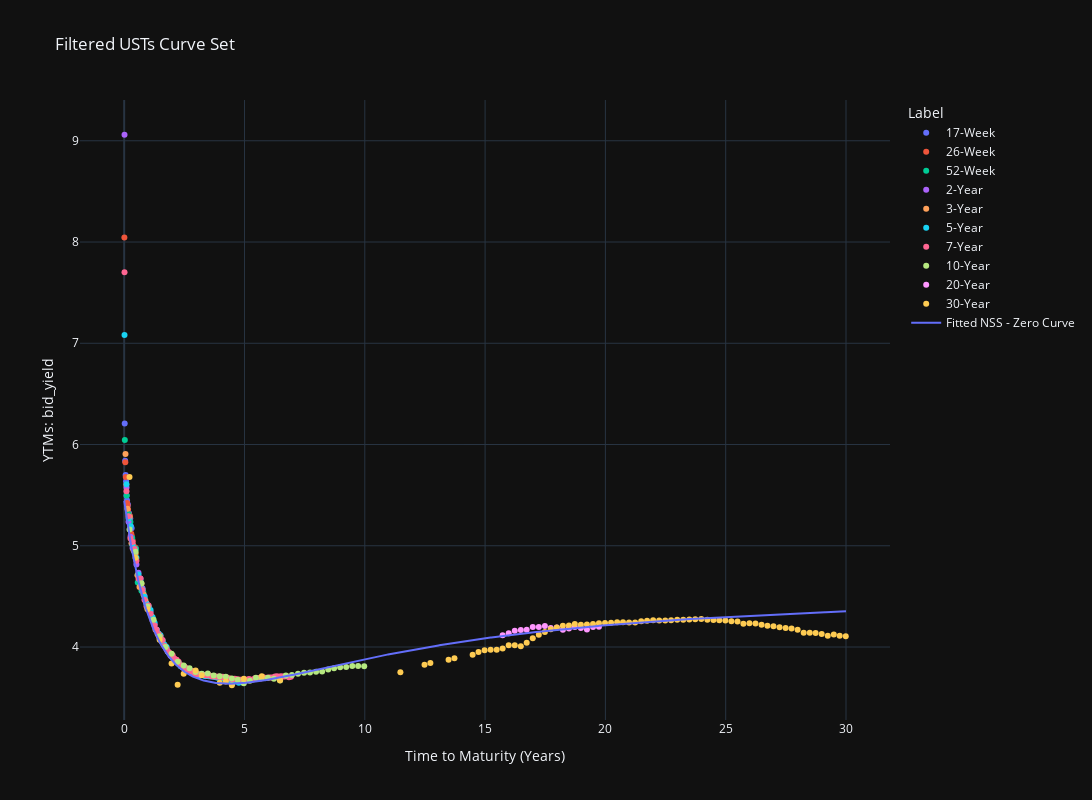

Notebook cell for this chart:
### Code cell
fig = px.scatter(
    curve_set_df,
    x="time_to_maturity",
    y=f"{quote_type}_yield",
    color="original_security_term",
    hover_data=["label"],
    labels={"time_to_maturity": "Time to Maturity (Years)", "yield": "Yield (%)"},
    title="Filtered USTs Curve Set"
)

# fig.add_trace(
#     go.Scatter(
#         x=t2, y=fitted_zero_curve_func_ns(t2), mode="lines", name="Nelson-Siegel"
#     )
# )
# fig.add_trace(
#     go.Scatter(
#         x=t2, y=fitted_zero_curve_func_nss(t2), mode="lines", name="Svensson"
#     )
# )
# fig.add_trace(
#     go.Scatter(
#         x=t2, y=fitted_zero_curve_func_dl(t2), mode="lines", name="Diebold-Li"
#     )
# )
# fig.add_trace(
#     go.Scatter(
#         x=t2, y=fitted_zero_curve_func_bc(t2), mode="lines", name="Björk-Christensen"
#     )
# )
# fig.add_trace(
#     go.Scatter(
#         x=t2, y=fitted_zero_curve_func_aug_bc(t2), mode="lines", name="Augmented Björk-Christensen"
#     )
# )
fig.add_trace(
    go.Scatter(
        x=t2, y=fitted_zero_curve_dict["ql_f_nss"]["scipy_interp_func"](t2), mode="lines", name="Fitted NSS - Zero Curve"
    )
)

fig.update_layout(
    legend_title_text='Label',
    xaxis_title="Time to Maturity (Years)",
    yaxis_title=f"YTMs: {quote_type}_yield",
    width=1600,
    height=800,
    template="plotly_dark",
)

fig.update_xaxes(
    showgrid=True,
    showspikes=True,
    spikecolor="white",
    spikesnap="cursor",
    spikemode="across",
)
fig.update_yaxes(showgrid=True, showspikes=True, spikecolor="white", spikethickness=1)
fig.show()

### Figure 1 — Plotly figure (JSON) as saved in the notebook; plotly's stock layout.template omitted (floating-point values rounded to 4 significant figures; data arrays with more than 128 entries replaced by an {"elided": "..."} marker saying what was removed)
{"data": [{"customdata": [["Aug 24s, 17-Week"], ["Sep 24s, 17-Week"], ["Sep 24s, 17-Week"], ["Sep 24s, 17-Week"], ["Sep 24s, 17-Week"], ["Oct 24s, 17-Week"], ["Oct 24s, 17-Week"], ["Oct 24s, 17-Week"], ["Oct 24s, 17-Week"], ["Oct 24s, 17-Week"], ["Nov 24s, 17-Week"], ["Nov 24s, 17-Week"], ["Nov 24s, 17-Week"], ["Nov 24s, 17-Week"], ["Dec 24s, 17-Week"], ["Dec 24s, 17-Week"], ["Dec 24s, 17-Week"]], "hovertemplate": "original_security_term=17-Week<br>Time to Maturity (Years)=%{x}<br>bid_yield=%{y}<br>label=%{customdata[0]}<extra></extra>", "legendgroup": "17-Week", "marker": {"color": "#636efa", "symbol": "circle"}, "mode": "markers", "name": "17-Week", "orientation": "v", "showlegend": true, "type": "scatter", "x": [0.00274, 0.02192, 0.0411, 0.06027, 0.07945, 0.09863, 0.1178, 0.137, 0.1562, 0.1753, 0.1945, 0.2137, 0.2329, 0.2521, 0.2712, 0.2904, 0.3096], "xaxis": "x", "y": [null, 6.208, 5.84, 5.7, 5.637, 5.494, 5.45, 5.413, 5.402, 5.33, 5.321, 5.306, 5.282, 5.269, 5.196, 5.184, 5.173], "yaxis": "y"}, {"customdata": [["Aug 24s, 26-Week"], ["Sep 24s, 26-Week"], ["Sep 24s, 26-Week"], ["Sep 24s, 26-Week"], ["Oct 24s, 26-Week"], ["Oct 24s, 26-Week"], ["Oct 24s, 26-Week"], ["Nov 24s, 26-Week"], ["Nov 24s, 26-Week"], ["Nov 24s, 26-Week"], ["Dec 24s, 26-Week"], ["Dec 24s, 26-Week"], ["Dec 24s, 26-Week"], ["Jan 25s, 26-Week"], ["Jan 25s, 26-Week"], ["Jan 25s, 26-Week"], ["Jan 25s, 26-Week"], ["Feb 25s, 26-Week"], ["Feb 25s, 26-Week"]], "hovertemplate": "original_security_term=26-Week<br>Time to Maturity (Years)=%{x}<br>bid_yield=%{y}<br>label=%{customdata[0]}<extra></extra>", "legendgroup": "26-Week", "marker": {"color": "#EF553B", "symbol": "circle"}, "mode": "markers", "name": "26-Week", "orientation": "v", "showlegend": true, "type": "scatter", "x": [0.008219, 0.04658, 0.06575, 0.08493, 0.1233, 0.1425, 0.1616, 0.2, 0.2192, 0.2384, 0.2767, 0.2959, 0.3151, 0.3534, 0.3726, 0.3918, 0.4301, 0.4493, 0.4685], "xaxis": "x", "y": [8.046, 5.825, 5.678, 5.603, 5.423, 5.399, 5.357, 5.309, 5.295, 5.292, 5.11, 5.12, 5.098, 5.051, 5.008, 4.998, 4.956, 4.979, 4.98], "yaxis": "y"}, {"customdata": [["Sep 24s, 52-Week"], ["Oct 24s, 52-Week"], ["Oct 24s, 52-Week"], ["Nov 24s, 52-Week"], ["Dec 24s, 52-Week"], ["Jan 25s, 52-Week"], ["Feb 25s, 52-Week"], ["Mar 25s, 52-Week"], ["Apr 25s, 52-Week"], ["May 25s, 52-Week"], ["Jun 25s, 52-Week"], ["Jul 25s, 52-Week"], ["Aug 25s, 52-Week"]], "hovertemplate": "original_security_term=52-Week<br>Time to Maturity (Years)=%{x}<br>bid_yield=%{y}<br>label=%{customdata[0]}<extra></extra>", "legendgroup": "52-Week", "marker": {"color": "#00cc96", "symbol": "circle"}, "mode": "markers", "name": "52-Week", "orientation": "v", "showlegend": true, "type": "scatter", "x": [0.0274, 0.1041, 0.1808, 0.2603, 0.3342, 0.411, 0.4877, 0.5644, 0.6411, 0.7178, 0.7945, 0.8712, 0.9479], "xaxis": "x", "y": [6.046, 5.498, 5.314, 5.236, 5.076, 4.945, 4.97, 4.637, 4.623, 4.556, 4.542, 4.471, 4.416], "yaxis": "y"}, {"customdata": [["Aug 24s, 2-Year"], ["Sep 24s, 2-Year"], ["Oct 24s, 2-Year"], ["Nov 24s, 2-Year"], ["Dec 24s, 2-Year"], ["Jan 25s, 2-Year"], ["Feb 25s, 2-Year"], ["Mar 25s, 2-Year"], ["Apr 25s, 2-Year"], ["May 25s, 2-Year"], ["Jun 25s, 2-Year"], ["Jul 25s, 2-Year"], ["Aug 25s, 2-Year"], ["Sep 25s, 2-Year"], ["Oct 25s, 2-Year"], ["Nov 25s, 2-Year"], ["Dec 25s, 2-Year"], ["Jan 26s, 2-Year"], ["Feb 26s, 2-Year"], ["Mar 26s, 2-Year"], ["Apr 26s, 2-Year"], ["May 26s, 2-Year"], ["Jun 26s, 2-Year"], ["Jul 26s, 2-Year"]], "hovertemplate": "original_security_term=2-Year<br>Time to Maturity (Years)=%{x}<br>bid_yield=%{y}<br>label=%{customdata[0]}<extra></extra>", "legendgroup": "2-Year", "marker": {"color": "#ab63fa", "symbol": "circle"}, "mode": "markers", "name": "2-Year", "orientation": "v", "showlegend": true, "type": "scatter", "x": [0.0137, 0.09589, 0.1808, 0.263, 0.3479, 0.4329, 0.5096, 0.5945, 0.6767, 0.7616, 0.8438, 0.9288, 1.014, 1.096, 1.181, 1.263, 1.348, 1.433, 1.51, 1.595, 1.677, 1.762, 1.844, 1.929], "xaxis": "x", "y": [9.06, 5.577, 5.238, 5.089, 4.979, 4.942, 4.816, 4.734, 4.676, 4.581, 4.503, 4.433, 4.392, 4.345, 4.279, 4.226, 4.174, 4.111, 4.084, 4.048, 4.014, 3.98, 3.947, 3.915], "yaxis": "y"}, {"customdata": [["Sep 24s, 3-Year"], ["Oct 24s, 3-Year"], ["Nov 24s, 3-Year"], ["Dec 24s, 3-Year"], ["Jan 25s, 3-Year"], ["Feb 25s, 3-Year"], ["Mar 25s, 3-Year"], ["Apr 25s, 3-Year"], ["May 25s, 3-Year"], ["Jun 25s, 3-Year"], ["Jul 25s, 3-Year"], ["Aug 25s, 3-Year"], ["Sep 25s, 3-Year"], ["Oct 25s, 3-Year"], ["Nov 25s, 3-Year"], ["Dec 25s, 3-Year"], ["Jan 26s, 3-Year"], ["Feb 26s, 3-Year"], ["Mar 26s, 3-Year"], ["Apr 26s, 3-Year"], ["May 26s, 3-Year"], ["Jun 26s, 3-Year"], ["Jul 26s, 3-Year"], ["Aug 26s, 3-Year"], ["Sep 26s, 3-Year"], ["Oct 26s, 3-Year"], ["Nov 26s, 3-Year"], ["Dec 26s, 3-Year"], ["Jan 27s, 3-Year"], ["Feb 27s, 3-Year"], ["Mar 27s, 3-Year"], ["Apr 27s, 3-Year"], ["May 27s, 3-Year"], ["Jun 27s, 3-Year"], ["Jul 27s, 3-Year"], ["Aug 27s, 3-Year"]], "hovertemplate": "original_security_term=3-Year<br>Time to Maturity (Years)=%{x}<br>bid_yield=%{y}<br>label=%{customdata[0]}<extra></extra>", "legendgroup": "3-Year", "marker": {"color": "#FFA15A", "symbol": "circle"}, "mode": "markers", "name": "3-Year", "orientation": "v", "showlegend": true, "type": "scatter", "x": [0.05479, 0.137, 0.2219, 0.3041, 0.389, 0.474, 0.5507, 0.6356, 0.7178, 0.8027, 0.8849, 0.9699, 1.055, 1.137, 1.222, 1.304, 1.389, 1.474, 1.551, 1.636, 1.718, 1.803, 1.885, 1.97, 2.055, 2.137, 2.222, 2.304, 2.389, 2.474, 2.551, 2.636, 2.718, 2.803, 2.885, 2.97], "xaxis": "x", "y": [5.906, 5.366, 5.285, 5.025, 4.956, 4.921, 4.709, 4.593, 4.626, 4.518, 4.456, 4.391, 4.359, 4.303, 4.256, 4.171, 4.131, 4.088, 4.057, 4.027, 4.003, 3.959, 3.942, 3.908, 3.888, 3.868, 3.851, 3.829, 3.819, 3.803, 3.77, 3.781, 3.766, 3.746, 3.739, 3.727], "yaxis": "y"}, {"customdata": [["Aug 24s, 5-Year"], ["Sep 24s, 5-Year"], ["Oct 24s, 5-Year"], ["Nov 24s, 5-Year"], ["Dec 24s, 5-Year"], ["Jan 25s, 5-Year"], ["Feb 25s, 5-Year"], ["Mar 25s, 5-Year"], ["Apr 25s, 5-Year"], ["May 25s, 5-Year"], ["Jun 25s, 5-Year"], ["Jul 25s, 5-Year"], ["Aug 25s, 5-Year"], ["Sep 25s, 5-Year"], ["Oct 25s, 5-Year"], ["Nov 25s, 5-Year"], ["Dec 25s, 5-Year"], ["Jan 26s, 5-Year"], ["Feb 26s, 5-Year"], ["Mar 26s, 5-Year"], ["Apr 26s, 5-Year"], ["May 26s, 5-Year"], ["Jun 26s, 5-Year"], ["Jul 26s, 5-Year"], ["Aug 26s, 5-Year"], ["Sep 26s, 5-Year"], ["Oct 26s, 5-Year"], ["Nov 26s, 5-Year"], ["Dec 26s, 5-Year"], ["Feb 27s, 5-Year"], ["Mar 27s, 5-Year"], ["Apr 27s, 5-Year"], ["May 27s, 5-Year"], ["Jun 27s, 5-Year"], ["Jul 27s, 5-Year"], ["Aug 27s, 5-Year"], ["Sep 27s, 5-Year"], ["Oct 27s, 5-Year"], ["Nov 27s, 5-Year"], ["Dec 27s, 5-Year"], ["Jan 28s, 5-Year"], ["Feb 28s, 5-Year"], ["Mar 28s, 5-Year"], ["Apr 28s, 5-Year"], ["May 28s, 5-Year"], ["Jun 28s, 5-Year"], ["Jul 28s, 5-Year"], ["Aug 28s, 5-Year"], ["Sep 28s, 5-Year"], ["Oct 28s, 5-Year"], ["Nov 28s, 5-Year"], ["Dec 28s, 5-Year"], ["Jan 29s, 5-Year"], ["Feb 29s, 5-Year"], ["Mar 29s, 5-Year"], ["Apr 29s, 5-Year"], ["May 29s, 5-Year"], ["Jun 29s, 5-Year"], ["Jul 29s, 5-Year"]], "hovertemplate": "original_security_term=5-Year<br>Time to Maturity (Years)=%{x}<br>bid_yield=%{y}<br>label=%{customdata[0]}<extra></extra>", "legendgroup": "5-Year", "marker": {"color": "#19d3f3", "symbol": "circle"}, "mode": "markers", "name": "5-Year", "orientation": "v", "showlegend": true, "type": "scatter", "x": [0.0137, 0.09589, 0.1808, 0.263, 0.3479, 0.4329, 0.5096, 0.5945, 0.6767, 0.7616, 0.8438, 0.9288, 1.014, 1.096, 1.181, 1.263, 1.348, 1.433, 1.51, 1.595, 1.677, 1.762, 1.844, 1.929, 2.014, 2.096, 2.181, 2.263, 2.348, 2.51, 2.595, 2.677, 2.762, 2.844, 2.929, 3.014, 3.096, 3.181, 3.263, 3.348, 3.433, 3.512, 3.597, 3.679, 3.764, 3.847, 3.932, 4.016, 4.099, 4.184, 4.266, 4.351, 4.436, 4.512, 4.597, 4.679, 4.764, 4.847, 4.932], "xaxis": "x", "y": [7.082, 5.609, 5.269, 5.193, 5.005, 4.969, 4.882, 4.716, 4.656, 4.567, 4.496, 4.425, 4.403, 4.365, 4.295, 4.24, 4.171, 4.134, 4.117, 4.064, 4.022, 3.999, 3.947, 3.923, 3.897, 3.872, 3.859, 3.845, 3.811, 3.803, 3.763, 3.765, 3.767, 3.74, 3.75, 3.734, 3.714, 3.724, 3.73, 3.713, 3.715, 3.712, 3.709, 3.71, 3.705, 3.7, 3.693, 3.698, 3.695, 3.685, 3.678, 3.678, 3.668, 3.651, 3.662, 3.663, 3.648, 3.66, 3.65], "yaxis": "y"}, {"customdata": [["Aug 24s, 7-Year"], ["Sep 24s, 7-Year"], ["Oct 24s, 7-Year"], ["Nov 24s, 7-Year"], ["Dec 24s, 7-Year"], ["Jan 25s, 7-Year"], ["Feb 25s, 7-Year"], ["Mar 25s, 7-Year"], ["Apr 25s, 7-Year"], ["May 25s, 7-Year"], ["Jun 25s, 7-Year"], ["Jul 25s, 7-Year"], ["Aug 25s, 7-Year"], ["Sep 25s, 7-Year"], ["Oct 25s, 7-Year"], ["Nov 25s, 7-Year"], ["Dec 25s, 7-Year"], ["Jan 26s, 7-Year"], ["Feb 26s, 7-Year"], ["Mar 26s, 7-Year"], ["Apr 26s, 7-Year"], ["May 26s, 7-Year"], ["Jun 26s, 7-Year"], ["Jul 26s, 7-Year"], ["Aug 26s, 7-Year"], ["Sep 26s, 7-Year"], ["Oct 26s, 7-Year"], ["Nov 26s, 7-Year"], ["Dec 26s, 7-Year"], ["Jan 27s, 7-Year"], ["Feb 27s, 7-Year"], ["Mar 27s, 7-Year"], ["Apr 27s, 7-Year"], ["May 27s, 7-Year"], ["Jun 27s, 7-Year"], ["Jul 27s, 7-Year"], ["Aug 27s, 7-Year"], ["Sep 27s, 7-Year"], ["Oct 27s, 7-Year"], ["Nov 27s, 7-Year"], ["Dec 27s, 7-Year"], ["Jan 28s, 7-Year"], ["Feb 28s, 7-Year"], ["Mar 28s, 7-Year"], ["Apr 28s, 7-Year"], ["May 28s, 7-Year"], ["Jun 28s, 7-Year"], ["Jul 28s, 7-Year"], ["Aug 28s, 7-Year"], ["Sep 28s, 7-Year"], ["Oct 28s, 7-Year"], ["Nov 28s, 7-Year"], ["Dec 28s, 7-Year"], ["Jan 29s, 7-Year"], ["Feb 29s, 7-Year"], ["Mar 29s, 7-Year"], ["Apr 29s, 7-Year"], ["May 29s, 7-Year"], ["Jun 29s, 7-Year"], ["Jul 29s, 7-Year"], ["Aug 29s, 7-Year"], ["Sep 29s, 7-Year"], ["Oct 29s, 7-Year"], ["Nov 29s, 7-Year"], ["Dec 29s, 7-Year"], ["Jan 30s, 7-Year"], ["Feb 30s, 7-Year"], ["Mar 30s, 7-Year"], ["Apr 30s, 7-Year"], ["May 30s, 7-Year"], ["Jun 30s, 7-Year"], ["Jul 30s, 7-Year"], ["Aug 30s, 7-Year"], ["Sep 30s, 7-Year"], ["Oct 30s, 7-Year"], ["Nov 30s, 7-Year"], ["Dec 30s, 7-Year"], ["Jan 31s, 7-Year"], ["Feb 31s, 7-Year"], ["Mar 31s, 7-Year"], ["Apr 31s, 7-Year"], ["May 31s, 7-Year"], ["Jun 31s, 7-Year"], ["Jul 31s, 7-Year"]], "hovertemplate": "original_security_term=7-Year<br>Time to Maturity (Years)=%{x}<br>bid_yield=%{y}<br>label=%{customdata[0]}<extra></extra>", "legendgroup": "7-Year", "marker": {"color": "#FF6692", "symbol": "circle"}, "mode": "markers", "name": "7-Year", "orientation": "v", "showlegend": true, "type": "scatter", "x": [0.0137, 0.09589, 0.1808, 0.263, 0.3479, 0.4329, 0.5096, 0.5945, 0.6767, 0.7616, 0.8438, 0.9288, 1.014, 1.096, 1.181, 1.263, 1.348, 1.433, 1.51, 1.595, 1.677, 1.762, 1.844, 1.929, 2.014, 2.096, 2.181, 2.263, 2.348, 2.433, 2.51, 2.595, 2.677, 2.762, 2.844, 2.929, 3.014, 3.096, 3.181, 3.263, 3.348, 3.433, 3.512, 3.597, 3.679, 3.764, 3.847, 3.932, 4.016, 4.099, 4.184, 4.266, 4.351, 4.436, 4.512, 4.597, 4.679, 4.764, 4.847, 4.932, 5.016, 5.099, 5.184, 5.266, 5.351, 5.436, 5.512, 5.597, 5.679, 5.764, 5.847, 5.932, 6.016, 6.099, 6.184, 6.266, 6.351, 6.436, 6.512, 6.597, 6.679, 6.764, 6.847, 6.932], "xaxis": "x", "y": [7.702, 5.539, 5.292, 5.073, 5.037, 4.968, 4.851, 4.675, 4.677, 4.563, 4.467, 4.403, 4.411, 4.33, 4.262, 4.212, 4.17, 4.127, 4.102, 4.07, 4.009, 3.98, 3.952, 3.931, 3.92, 3.884, 3.875, 3.855, 3.818, 3.798, 3.806, 3.791, 3.771, 3.759, 3.764, 3.741, 3.732, 3.732, 3.73, 3.728, 3.724, 3.719, 3.724, 3.714, 3.708, 3.711, 3.706, 3.708, 3.704, 3.707, 3.695, 3.699, 3.692, 3.686, 3.683, 3.687, 3.681, 3.68, 3.676, 3.674, 3.676, 3.678, 3.685, 3.676, 3.679, 3.692, 3.684, 3.693, 3.69, 3.701, 3.695, 3.698, 3.698, 3.7, 3.699, 3.708, 3.71, 3.708, 3.71, 3.71, 3.708, 3.712, 3.702, 3.707], "yaxis": "y"}, {"customdata": [["Nov 24s, 10-Year"], ["Feb 25s, 10-Year"], ["May 25s, 10-Year"], ["Aug 25s, 10-Year"], ["Nov 25s, 10-Year"], ["Feb 26s, 10-Year"], ["May 26s, 10-Year"], ["Aug 26s, 10-Year"], ["Nov 26s, 10-Year"], ["Feb 27s, 10-Year"], ["May 27s, 10-Year"], ["Aug 27s, 10-Year"], ["Nov 27s, 10-Year"], ["Feb 28s, 10-Year"], ["May 28s, 10-Year"], ["Aug 28s, 10-Year"], ["Nov 28s, 10-Year"], ["Feb 29s, 10-Year"], ["May 29s, 10-Year"], ["Aug 29s, 10-Year"], ["Nov 29s, 10-Year"], ["Feb 30s, 10-Year"], ["May 30s, 10-Year"], ["Aug 30s, 10-Year"], ["Nov 30s, 10-Year"], ["Feb 31s, 10-Year"], ["May 31s, 10-Year"], ["Aug 31s, 10-Year"], ["Nov 31s, 10-Year"], ["Feb 32s, 10-Year"], ["May 32s, 10-Year"], ["Aug 32s, 10-Year"], ["Nov 32s, 10-Year"], ["Feb 33s, 10-Year"], ["May 33s, 10-Year"], ["Aug 33s, 10-Year"], ["Nov 33s, 10-Year"], ["Feb 34s, 10-Year"], ["May 34s, 10-Year"], ["Aug 34s, 10-Year"]], "hovertemplate": "original_security_term=10-Year<br>Time to Maturity (Years)=%{x}<br>bid_yield=%{y}<br>label=%{customdata[0]}<extra></extra>", "legendgroup": "10-Year", "marker": {"color": "#B6E880", "symbol": "circle"}, "mode": "markers", "name": "10-Year", "orientation": "v", "showlegend": true, "type": "scatter", "x": [0.2219, 0.474, 0.7178, 0.9699, 1.222, 1.474, 1.718, 1.97, 2.222, 2.474, 2.718, 2.97, 3.222, 3.474, 3.721, 3.973, 4.225, 4.477, 4.721, 4.973, 5.225, 5.477, 5.721, 5.973, 6.225, 6.477, 6.721, 6.973, 7.225, 7.477, 7.723, 7.975, 8.227, 8.479, 8.723, 8.975, 9.227, 9.479, 9.723, 9.975], "xaxis": "x", "y": [5.162, 4.942, 4.629, 4.4, 4.27, 4.107, 4.0, 3.932, 3.854, 3.817, 3.79, 3.754, 3.736, 3.738, 3.718, 3.712, 3.705, 3.688, 3.677, 3.643, 3.667, 3.696, 3.694, 3.696, 3.687, 3.669, 3.718, 3.724, 3.735, 3.747, 3.749, 3.756, 3.759, 3.778, 3.79, 3.8, 3.803, 3.814, 3.812, 3.81], "yaxis": "y"}, {"customdata": [["May 40s, 20-Year"], ["Aug 40s, 20-Year"], ["Nov 40s, 20-Year"], ["Feb 41s, 20-Year"], ["May 41s, 20-Year"], ["Aug 41s, 20-Year"], ["Nov 41s, 20-Year"], ["Feb 42s, 20-Year"], ["May 42s, 20-Year"], ["Aug 42s, 20-Year"], ["Nov 42s, 20-Year"], ["Feb 43s, 20-Year"], ["May 43s, 20-Year"], ["Aug 43s, 20-Year"], ["Nov 43s, 20-Year"], ["Feb 44s, 20-Year"], ["May 44s, 20-Year"]], "hovertemplate": "original_security_term=20-Year<br>Time to Maturity (Years)=%{x}<br>bid_yield=%{y}<br>label=%{customdata[0]}<extra></extra>", "legendgroup": "20-Year", "marker": {"color": "#FF97FF", "symbol": "circle"}, "mode": "markers", "name": "20-Year", "orientation": "v", "showlegend": true, "type": "scatter", "x": [15.73, 15.98, 16.23, 16.48, 16.73, 16.98, 17.23, 17.48, 17.73, 17.98, 18.23, 18.48, 18.73, 18.98, 19.23, 19.48, 19.73], "xaxis": "x", "y": [4.117, 4.136, 4.161, 4.168, 4.172, 4.198, 4.197, 4.207, 4.188, 4.193, 4.17, 4.183, 4.197, 4.187, 4.173, 4.197, 4.2], "yaxis": "y"}, {"customdata": [["Nov 24s, 30-Year"], ["Feb 25s, 30-Year"], ["Aug 25s, 30-Year"], ["Feb 26s, 30-Year"], ["Aug 26s, 30-Year"], ["Nov 26s, 30-Year"], ["Feb 27s, 30-Year"], ["Aug 27s, 30-Year"], ["Nov 27s, 30-Year"], ["Aug 28s, 30-Year"], ["Nov 28s, 30-Year"], ["Feb 29s, 30-Year"], ["Aug 29s, 30-Year"], ["May 30s, 30-Year"], ["Feb 31s, 30-Year"], ["Feb 36s, 30-Year"], ["Feb 37s, 30-Year"], ["May 37s, 30-Year"], ["Feb 38s, 30-Year"], ["May 38s, 30-Year"], ["Feb 39s, 30-Year"], ["May 39s, 30-Year"], ["Aug 39s, 30-Year"], ["Nov 39s, 30-Year"], ["Feb 40s, 30-Year"], ["May 40s, 30-Year"], ["Aug 40s, 30-Year"], ["Nov 40s, 30-Year"], ["Feb 41s, 30-Year"], ["May 41s, 30-Year"], ["Aug 41s, 30-Year"], ["Nov 41s, 30-Year"], ["Feb 42s, 30-Year"], ["May 42s, 30-Year"], ["Aug 42s, 30-Year"], ["Nov 42s, 30-Year"], ["Feb 43s, 30-Year"], ["May 43s, 30-Year"], ["Aug 43s, 30-Year"], ["Nov 43s, 30-Year"], ["Feb 44s, 30-Year"], ["May 44s, 30-Year"], ["Aug 44s, 30-Year"], ["Nov 44s, 30-Year"], ["Feb 45s, 30-Year"], ["May 45s, 30-Year"], ["Aug 45s, 30-Year"], ["Nov 45s, 30-Year"], ["Feb 46s, 30-Year"], ["May 46s, 30-Year"], ["Aug 46s, 30-Year"], ["Nov 46s, 30-Year"], ["Feb 47s, 30-Year"], ["May 47s, 30-Year"], ["Aug 47s, 30-Year"], ["Nov 47s, 30-Year"], ["Feb 48s, 30-Year"], ["May 48s, 30-Year"], ["Aug 48s, 30-Year"], ["Nov 48s, 30-Year"], ["Feb 49s, 30-Year"], ["May 49s, 30-Year"], ["Aug 49s, 30-Year"], ["Nov 49s, 30-Year"], ["Feb 50s, 30-Year"], ["May 50s, 30-Year"], ["Aug 50s, 30-Year"], ["Nov 50s, 30-Year"], ["Feb 51s, 30-Year"], ["May 51s, 30-Year"], ["Aug 51s, 30-Year"], ["Nov 51s, 30-Year"], ["Feb 52s, 30-Year"], ["May 52s, 30-Year"], ["Aug 52s, 30-Year"], ["Nov 52s, 30-Year"], ["Feb 53s, 30-Year"], ["May 53s, 30-Year"], ["Aug 53s, 30-Year"], ["Nov 53s, 30-Year"], ["Feb 54s, 30-Year"], ["May 54s, 30-Year"], ["Aug 54s, 30-Year"]], "hovertemplate": "original_security_term=30-Year<br>Time to Maturity (Years)=%{x}<br>bid_yield=%{y}<br>label=%{customdata[0]}<extra></extra>", "legendgroup": "30-Year", "marker": {"color": "#FECB52", "symbol": "circle"}, "mode": "markers", "name": "30-Year", "orientation": "v", "showlegend": true, "type": "scatter", "x": [0.2219, 0.474, 0.9699, 1.474, 1.97, 2.222, 2.474, 2.97, 3.222, 3.973, 4.225, 4.477, 4.973, 5.721, 6.477, 11.48, 12.48, 12.73, 13.48, 13.73, 14.48, 14.73, 14.98, 15.23, 15.48, 15.73, 15.98, 16.23, 16.48, 16.73, 16.98, 17.23, 17.48, 17.73, 17.98, 18.23, 18.48, 18.73, 18.98, 19.23, 19.48, 19.73, 19.98, 20.24, 20.49, 20.73, 20.98, 21.24, 21.49, 21.73, 21.98, 22.24, 22.49, 22.73, 22.98, 23.24, 23.49, 23.73, 23.99, 24.24, 24.49, 24.73, 24.99, 25.24, 25.49, 25.73, 25.99, 26.24, 26.49, 26.73, 26.99, 27.24, 27.49, 27.74, 27.99, 28.24, 28.49, 28.74, 28.99, 29.24, 29.49, 29.74, 29.99], "xaxis": "x", "y": [5.679, 4.881, 4.372, 4.071, 3.836, 3.626, 3.735, 3.769, 3.721, 3.648, 3.66, 3.622, 3.688, 3.71, 3.673, 3.75, 3.826, 3.842, 3.874, 3.889, 3.925, 3.951, 3.967, 3.972, 3.974, 3.986, 4.016, 4.017, 4.008, 4.043, 4.087, 4.12, 4.148, 4.176, 4.194, 4.209, 4.214, 4.227, 4.22, 4.223, 4.227, 4.234, 4.236, 4.239, 4.246, 4.244, 4.243, 4.243, 4.254, 4.26, 4.263, 4.261, 4.262, 4.264, 4.269, 4.27, 4.271, 4.274, 4.277, 4.271, 4.267, 4.264, 4.263, 4.255, 4.251, 4.23, 4.234, 4.233, 4.219, 4.211, 4.206, 4.195, 4.187, 4.183, 4.17, 4.141, 4.142, 4.139, 4.129, 4.111, 4.123, 4.112, 4.106], "yaxis": "y"}, {"mode": "lines", "name": "Fitted NSS - Zero Curve", "type": "scatter", "x": {"elided": "1000 float values"}, "y": {"elided": "1000 float values"}}], "layout": {"height": 800, "legend": {"title": {"text": "Label"}, "tracegroupgap": 0}, "title": {"text": "Filtered USTs Curve Set"}, "width": 1600, "xaxis": {"anchor": "y", "domain": [0, 1], "showgrid": true, "showspikes": true, "spikecolor": "white", "spikemode": "across", "spikesnap": "cursor", "title": {"text": "Time to Maturity (Years)"}}, "yaxis": {"anchor": "x", "domain": [0, 1], "showgrid": true, "showspikes": true, "spikecolor": "white", "spikethickness": 1, "title": {"text": "YTMs: bid_yield"}}}}
